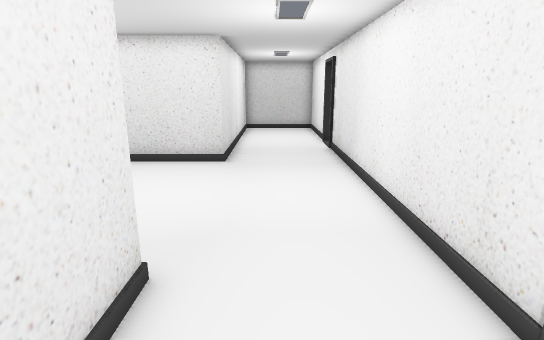
view 1 (above)

12 first-person views from a walk through a 3-D level made in the Unity game engine. The camera is 1.4 m above the floor, tilts 14° down and sees 80° across. The floor is counted in squares, 0.5 m on a side. Each view is taken from the middle of a square. On the plan, view 1 faces up. The plan holds only what a view shows up to about 20 squares ahead; the rest is blank. The place goes on beyond the plan. The player character is not drawn. Some animated figures are not drawn. Door leaves are left out, so doorways stand open.

view 2
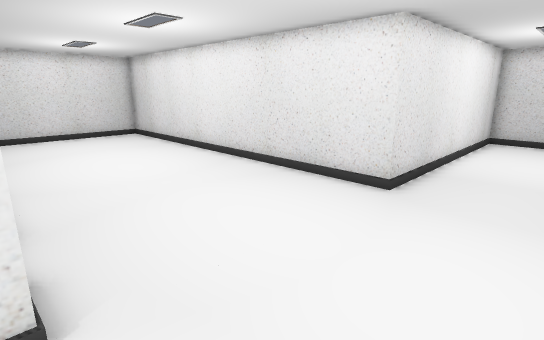

view 3
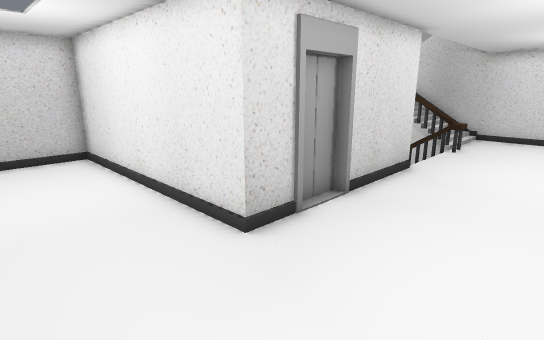

view 4
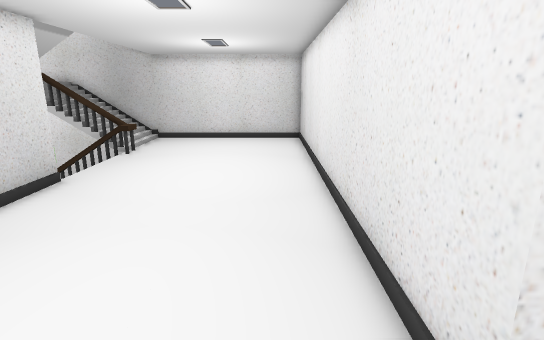

view 5
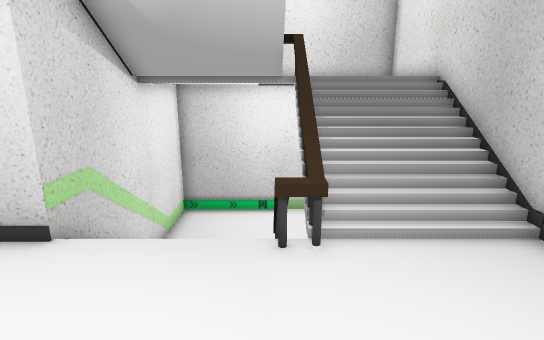

view 6
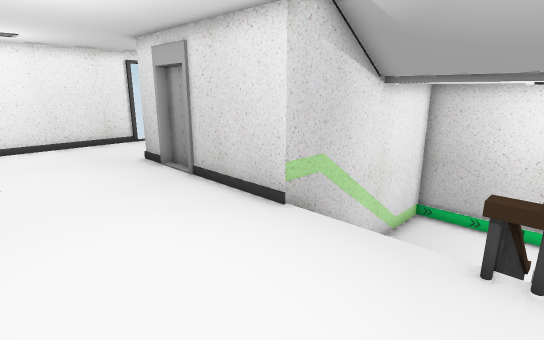

view 7
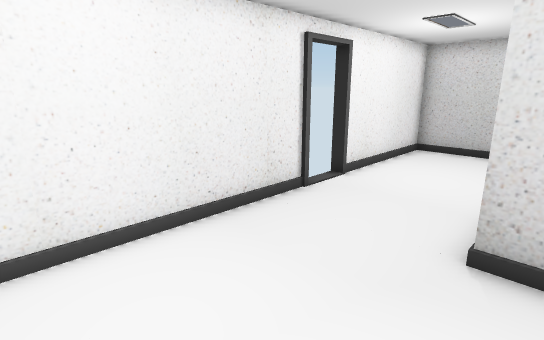

view 8
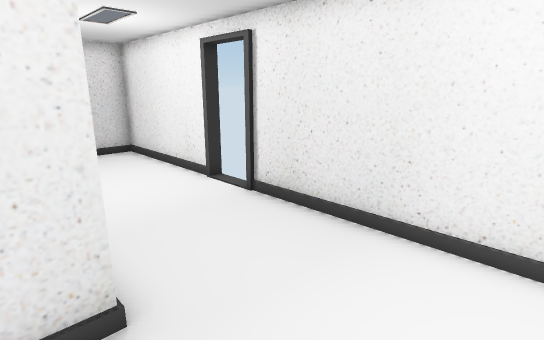

view 9
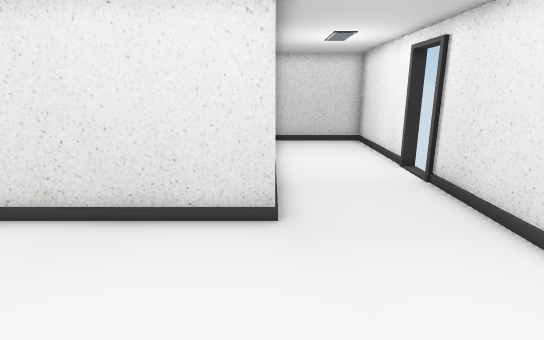

view 10
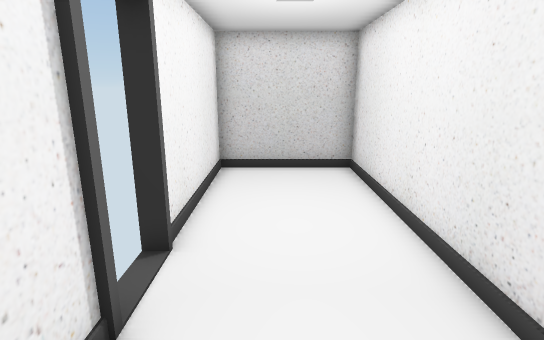

view 11
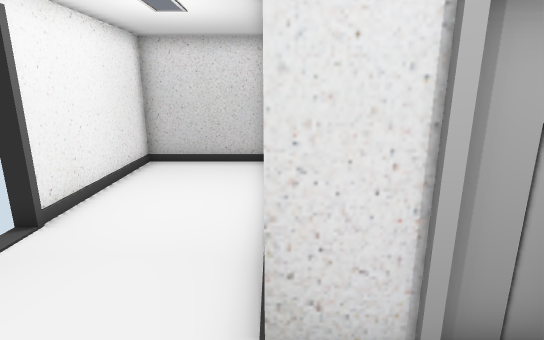

view 12
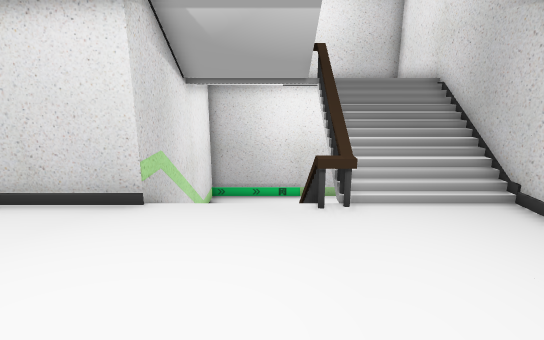

### Floor plan
Key: @ floor where view 1 was taken; # wall or solid block; x gap in a wall; . main floor; - floor 1.5 m lower than the main floor; / step, stairs or slope; D open door; = window, fence, low wall or low ledge; ^ raised ledge.
Columns run from 19 left of view 1 to 3 right of it. Each row starts with its distance up from view 1.
 24                  ######
 23                  #....#
 22                  #....#
 21                  #....#
 20                  #....#
 19                  #....#
 18                  #....x
 17                  #....D
 16                  #....D
 15                  #....#
 14                  #....#
 13 ##################....#
 12 #.....................#
 11 #.....................#
 10 #.....................#
  9 #.....................#
  8 #.....................#
  7 #.....................#
  6 #.....................#
  5 #...==................#
  4 #...^^...#########....#
  3 #///^^   #       #....x
  2 #////x   #       #....D
  1 #////x   #       #....D
  0 #/// =   #       #.@..#
 -1 #    /   #       #....#
 -2 #    ----#       #....#
 -3 #    ----#       #....#
 -4 #    ----#       #....#
 -5 ##########       #....#
 -6                  ######

Where each view was taken, in squares from view 1:
view 1: 0 up, 0 right, facing up
view 2: 4 up, 2 right, facing up-left
view 3: 9 up, 2 right, facing down-left
view 4: 11 up, 0 right, facing left
view 5: 10 up, 14 left, facing down
view 6: 10 up, 15 left, facing down-right
view 7: 10 up, 3 left, facing down-right
view 8: 9 up, 3 left, facing up-right
view 9: 6 up, 2 left, facing up
view 10: 6 up, 1 right, facing down
view 11: 7 up, 2 left, facing down
view 12: 12 up, 13 left, facing down
